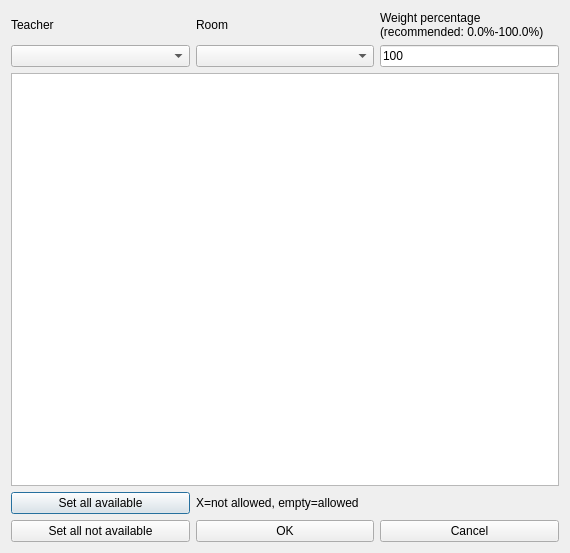
<?xml version="1.0" encoding="UTF-8"?>
<ui version="4.0">
 <class>ModifyConstraintTeacherRoomNotAvailableTimesForm_template</class>
 <widget class="QDialog" name="ModifyConstraintTeacherRoomNotAvailableTimesForm_template">
  <property name="geometry">
   <rect>
    <x>0</x>
    <y>0</y>
    <width>570</width>
    <height>553</height>
   </rect>
  </property>
  <property name="windowTitle">
   <string extracomment="This is the title of the dialog to modify a constraint of this type">Modify teacher room not available times</string>
  </property>
  <layout class="QGridLayout" name="gridLayout">
   <item row="0" column="0">
    <layout class="QGridLayout" name="roomGridLayout_2">
     <item row="0" column="1">
      <spacer name="spacer2_2">
       <property name="orientation">
        <enum>Qt::Horizontal</enum>
       </property>
       <property name="sizeType">
        <enum>QSizePolicy::Expanding</enum>
       </property>
       <property name="sizeHint" stdset="0">
        <size>
         <width>41</width>
         <height>20</height>
        </size>
       </property>
      </spacer>
     </item>
     <item row="1" column="0" colspan="2">
      <widget class="QComboBox" name="teachersComboBox"/>
     </item>
     <item row="0" column="0">
      <widget class="QLabel" name="teacherTextLabel">
       <property name="frameShape">
        <enum>QFrame::NoFrame</enum>
       </property>
       <property name="frameShadow">
        <enum>QFrame::Plain</enum>
       </property>
       <property name="text">
        <string>Teacher</string>
       </property>
       <property name="wordWrap">
        <bool>false</bool>
       </property>
       <property name="buddy">
        <cstring>roomsComboBox</cstring>
       </property>
      </widget>
     </item>
    </layout>
   </item>
   <item row="0" column="1">
    <layout class="QGridLayout" name="roomsGridLayout">
     <item row="0" column="0">
      <widget class="QLabel" name="roomTextLabel">
       <property name="frameShape">
        <enum>QFrame::NoFrame</enum>
       </property>
       <property name="frameShadow">
        <enum>QFrame::Plain</enum>
       </property>
       <property name="text">
        <string>Room</string>
       </property>
       <property name="wordWrap">
        <bool>false</bool>
       </property>
       <property name="buddy">
        <cstring>roomsComboBox</cstring>
       </property>
      </widget>
     </item>
     <item row="0" column="1">
      <spacer name="spacer3">
       <property name="orientation">
        <enum>Qt::Horizontal</enum>
       </property>
       <property name="sizeType">
        <enum>QSizePolicy::Expanding</enum>
       </property>
       <property name="sizeHint" stdset="0">
        <size>
         <width>121</width>
         <height>20</height>
        </size>
       </property>
      </spacer>
     </item>
     <item row="1" column="0" colspan="2">
      <widget class="QComboBox" name="roomsComboBox"/>
     </item>
    </layout>
   </item>
   <item row="0" column="2">
    <layout class="QVBoxLayout" name="weightBoxLayout">
     <item>
      <widget class="QLabel" name="weightTextLabel">
       <property name="frameShape">
        <enum>QFrame::NoFrame</enum>
       </property>
       <property name="frameShadow">
        <enum>QFrame::Plain</enum>
       </property>
       <property name="text">
        <string>Weight percentage
(recommended: 0.0%-100.0%)</string>
       </property>
       <property name="wordWrap">
        <bool>false</bool>
       </property>
      </widget>
     </item>
     <item>
      <widget class="QLineEdit" name="weightLineEdit">
       <property name="text">
        <string notr="true">100</string>
       </property>
      </widget>
     </item>
    </layout>
   </item>
   <item row="1" column="0" colspan="3">
    <widget class="QTableWidget" name="notAllowedTimesTable"/>
   </item>
   <item row="2" column="0" colspan="3">
    <layout class="QGridLayout" name="buttonsGridLayout">
     <item row="0" column="0">
      <widget class="QPushButton" name="setAllAvailablePushButton">
       <property name="text">
        <string comment="It refers to time slots">Set all available</string>
       </property>
      </widget>
     </item>
     <item row="0" column="1" colspan="2">
      <widget class="QLabel" name="label">
       <property name="text">
        <string extracomment="This is an explanation in a dialog for a constraint. It says that symbol X means that this slot is not allowed, and an empty cell means that the slot is allowed">X=not allowed, empty=allowed</string>
       </property>
      </widget>
     </item>
     <item row="1" column="0">
      <widget class="QPushButton" name="setAllNotAvailablePushButton">
       <property name="text">
        <string comment="It refers to time slots">Set all not available</string>
       </property>
      </widget>
     </item>
     <item row="1" column="1">
      <widget class="QPushButton" name="okPushButton">
       <property name="text">
        <string>OK</string>
       </property>
      </widget>
     </item>
     <item row="1" column="2">
      <widget class="QPushButton" name="cancelPushButton">
       <property name="text">
        <string>Cancel</string>
       </property>
      </widget>
     </item>
    </layout>
   </item>
  </layout>
 </widget>
 <layoutdefault spacing="6" margin="11"/>
 <resources/>
 <connections/>
</ui>
